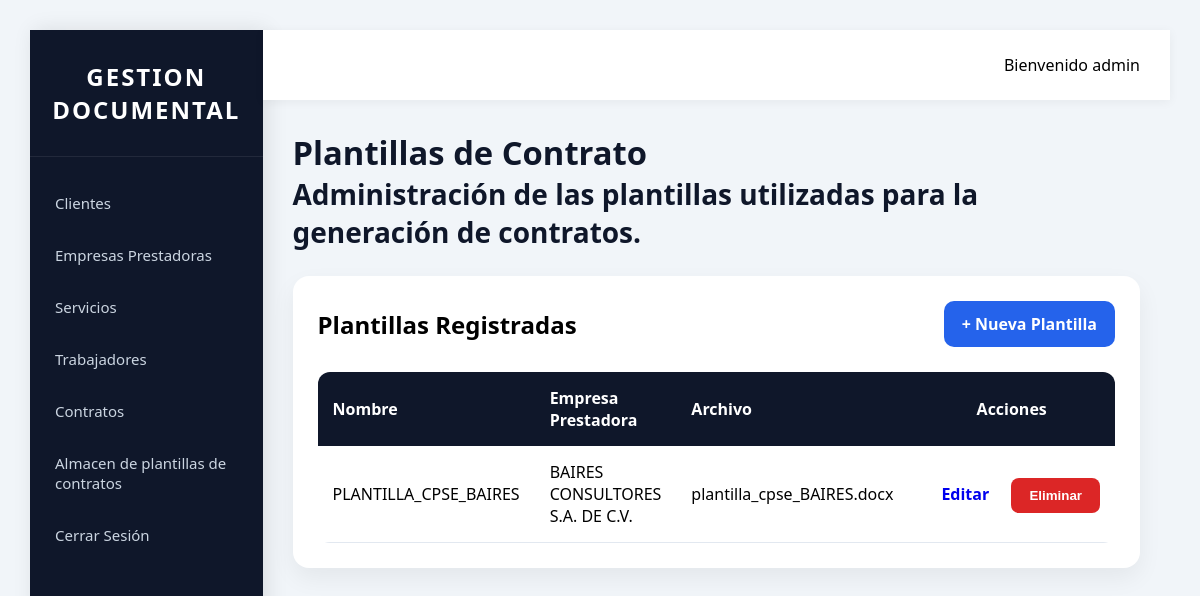
The page /plantillas (signed in) on the database as committed earlier.
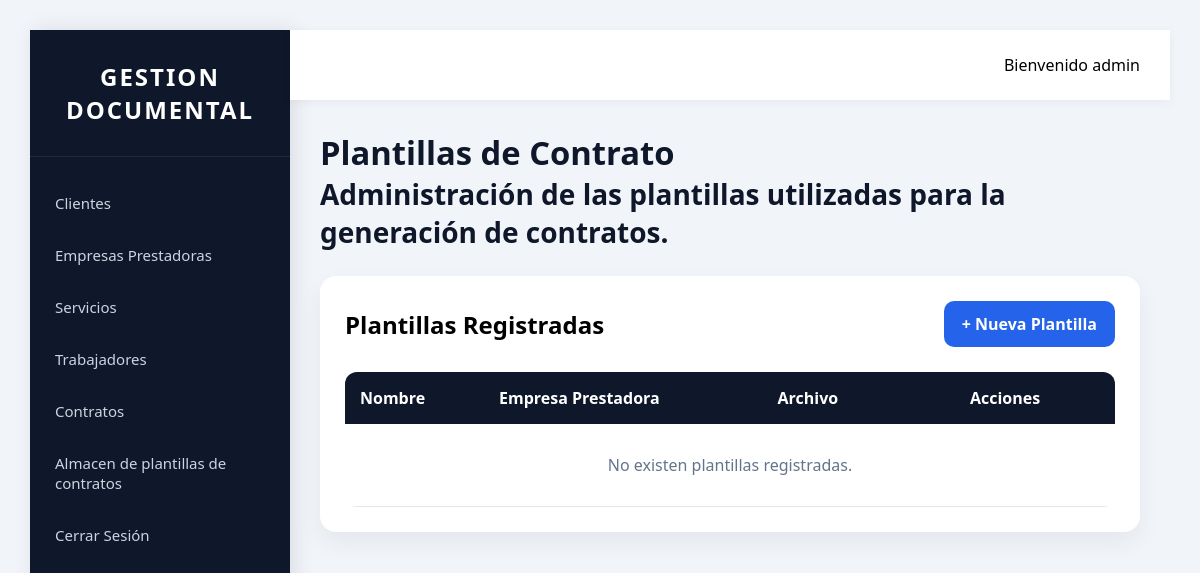
The same page on the database as committed later.
### models/models.py (models this page shows)
class Users(UserMixin, db.Model):
    __tablename__ = 'dim_usuarios'
    id = db.Column(db.Integer, primary_key=True)
    nombre = db.Column(db.String(200))
    fecha_nacimiento = db.Date
    nombre_usuario = db.Column(db.String(200))
    contraseña = db.Column(db.String(200))
    tipo_usuario = db.Column(db.String(200), default="LEGAL")
    activo = db.Column(db.Boolean, default=True)

class PlantillaContrato(db.Model):
    __tablename__ = 'dim_plantillas_contrato'
    id = db.Column(db.Integer,primary_key=True)
    nombre = db.Column(db.String(200),nullable=False)
    empresa_prestadora = db.Column(db.String(200), nullable=False)
    archivo = db.Column(db.String(500),nullable=False)
    descripcion = db.Column(db.String(500),nullable=False)
    activa = db.Column(db.Boolean,default=True)

### app.py (the view)
@app.route('/plantillas')
@login_required
def listar_plantillas():
    plantillas = PlantillaContrato.query.order_by(
        PlantillaContrato.nombre
    ).all()
    return render_template(
        'plantillas.html',
        plantillas=plantillas
    )

### app.py (called while the page is built)
@login_manager.user_loader
def load_user(id):
    return Users.query.get(
        int(id)
    )

### templates/plantillas.html
{% extends 'base.html' %}
{% block content %}
        <div class="page-title">
            <h1>Plantillas de Contrato</h1>
            <p> Administración de las plantillas utilizadas para la generación de contratos.</p>
        </div>
        <div class="card">
            <div style="display:flex; justify-content:space-between; align-items:center; margin-bottom:25px;">
                <h2>
                    Plantillas Registradas
                </h2>
                <a href="{{ url_for('nueva_plantilla') }}" class="btn">
                    + Nueva Plantilla
                </a>
            </div>
            <table>
                <thead>
                    <tr>
                        <th>Nombre</th>
                        <th>Empresa Prestadora</th>
                        <th>Archivo</th>
                        <th style="width:220px; text-align:center;">
                            Acciones
                        </th>
                    </tr>
                </thead>
                <tbody>
                {% if plantillas %}
                    {% for plantilla in plantillas %}
                    <tr>
                        <td>{{ plantilla.nombre }}</td>
                        <td> {{ plantilla.empresa_prestadora }}</td>
                        <td> {{ plantilla.archivo }}</td>
                        <td style="text-align:center;white-space:nowrap;">
                            <a href="{{ url_for('editar_plantilla',id=plantilla.id) }}" class="btn-primary">
                                Editar
                            </a>
                            <form method="POST" action="{{ url_for('eliminar_plantilla',id=plantilla.id) }}"style="display:inline-block;"
                                onsubmit="
                                    return confirm(
                                        '¿Desea eliminar esta plantilla?'
                                    );
                                "
                            >
                                <button type="submit" class="btn-danger">
                                    Eliminar
                                </button>
                            </form>
                        </td>
                    </tr>
                    {% endfor %}
                {% else %}
                    <tr>
                        <td colspan="4" style="text-align:center;padding:30px;color:#64748b;">
                            No existen plantillas registradas.
                        </td>
                    </tr>
                {% endif %}
                </tbody>
            </table>
        </div>
{% endblock %}

### templates/base.html (shortened to what this page needs)
<!DOCTYPE html>
<html>
<head>
    <link
        rel="stylesheet" href="{{ url_for('static',filename='css/menu.css') }}"
    >
</head>
<body>
    <section class="page-content">
        <div class="layout">
            <aside class="sidebar">
                <div class="sidebar-logo">
                    <h2>GESTION DOCUMENTAL</h2>
                </div>
                <nav>
                    <a href="{{ url_for('clientes') }}">
                        Clientes
                    </a>
                    <a href="{{ url_for('empresas') }}">
                        Empresas Prestadoras
                    </a>
                    <a href="{{ url_for('proyectos') }}">
                        Servicios
                    </a>
                    <a href="{{ url_for('trabajadores') }}">
                        Trabajadores
                    </a>
                    <a href="{{ url_for('contratos') }}">
                        Contratos
                    </a>
                    <a href="{{ url_for('listar_plantillas') }}">
                        Almacen de plantillas de contratos
                    </a>
                    <a href="{{ url_for('logout') }}">
                        Cerrar Sesión
                    </a>
                </nav>
            </aside>
            <main class="content">
                <header class="topbar">
                    Bienvenido {{ current_user.nombre_usuario }}
                </header>
                <section class="page-content">
                    {% block content %}
                    {% endblock %}
                </section>
            </main>
        </div>
    </section>
</body>
</html>

### static/css/menu.css (style rules this page uses)
* { margin:0; padding:0; box-sizing:border-box; }
body { font-family:'Segoe UI',sans-serif; background:#f1f5f9; }
.layout { display:flex; min-height:100vh; }
.sidebar { width:260px; background:#0f172a; color:white; display:flex; flex-direction:column; box-shadow: 4px 0 20px rgba( 0, 0, 0, 0.10 ); }
.sidebar-logo { padding:30px 20px; text-align:center; border-bottom:1px solid rgba( 255, 255, 255, 0.08 ); }
.sidebar-logo h2 { font-size:24px; font-weight:700; letter-spacing:2px; }
.sidebar nav { padding-top:20px; }
.sidebar nav a { display:flex; align-items:center; gap:12px; padding:16px 25px; text-decoration:none; color:#cbd5e1; transition:0.3s; font-size:15px; }
.content { flex:1; display:flex; flex-direction:column; }
.topbar { background:white; height:70px; display:flex; align-items:center; justify-content:flex-end; padding:0 30px; box-shadow: 0 2px 10px rgba( 0, 0, 0, 0.05 ); }
.page-content { padding:30px; }
.card { background:white; padding:25px; border-radius:16px; box-shadow: 0 10px 25px rgba( 0, 0, 0, 0.06 ); }
.page-title { margin-bottom:25px; color:#0f172a; font-size:28px; font-weight:700; }
.btn { display:inline-block; background:#2563eb; color:white; text-decoration:none; padding:12px 18px; border-radius:10px; border:none; cursor:pointer; transition:0.3s; font-weight:600; }
table { width:100%; border-collapse:collapse; background:white; border-radius:12px; overflow:hidden; }
thead { background:#0f172a; color:white; }
th { padding:15px; text-align:left; }
td { padding:15px; border-bottom:1px solid #e2e8f0; }

Rows that differ between the two databases and show on the page:
removed PlantillaContrato: nombre "PLANTILLA_CPSE_BAIRES", empresa_prestadora "BAIRES CONSULTORES S.A. DE C.V.", archivo "plantilla_cpse_BAIRES.docx"
Other text that changed with them:
text now shown: "No existen plantillas registradas."
